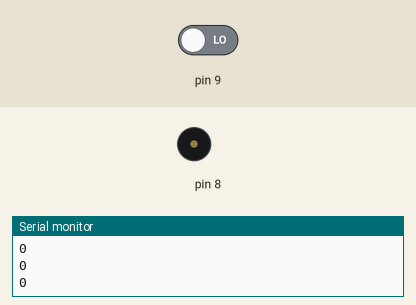
Recording of a sketch running on a simulated Arduino Uno, built with avr-gcc and run on an emulated ATmega328P. Shown: buzzer (waves = sounding), the last lines printed to the serial monitor. The inputs (shaded band) are chosen by the test bench; at power-on: pin 9 LOW.

Above: at 1.2 s.
1.3 s: pin 9 driven HIGH
At 2.1 s:
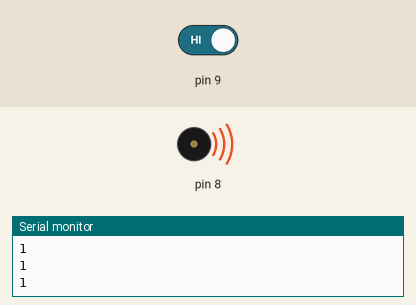
2.8 s: pin 9 driven LOW
At 3.5 s:
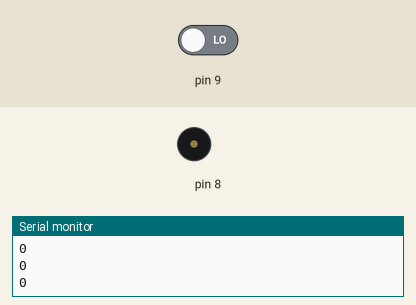
Timing chart, 0 to 5.8 s (numbered marks = the images above; inputs shaded):
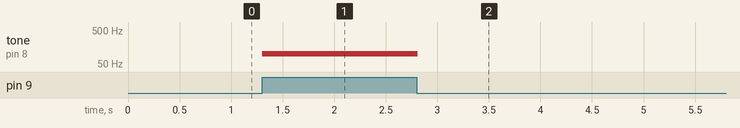

The sketch:

juego1.0.ino
```cpp
//juego simple, tocar perder, pin 9 = conectado al course, pin 8 = piezo

void setup(){
  Serial.begin(9600);
  pinMode(9,INPUT);
}

void loop(){
  int ja = digitalRead(9);
  Serial.println(ja);
  if (ja==HIGH){
    tone(8,100);
  }
  else {
    noTone(8);
  }
  delay(10);
}
```

Measured:
- after the input at 1.3 s, tone on pin 8: silent → 100 Hz at once
- after the input at 2.8 s, tone on pin 8: 100 Hz → silent at once
